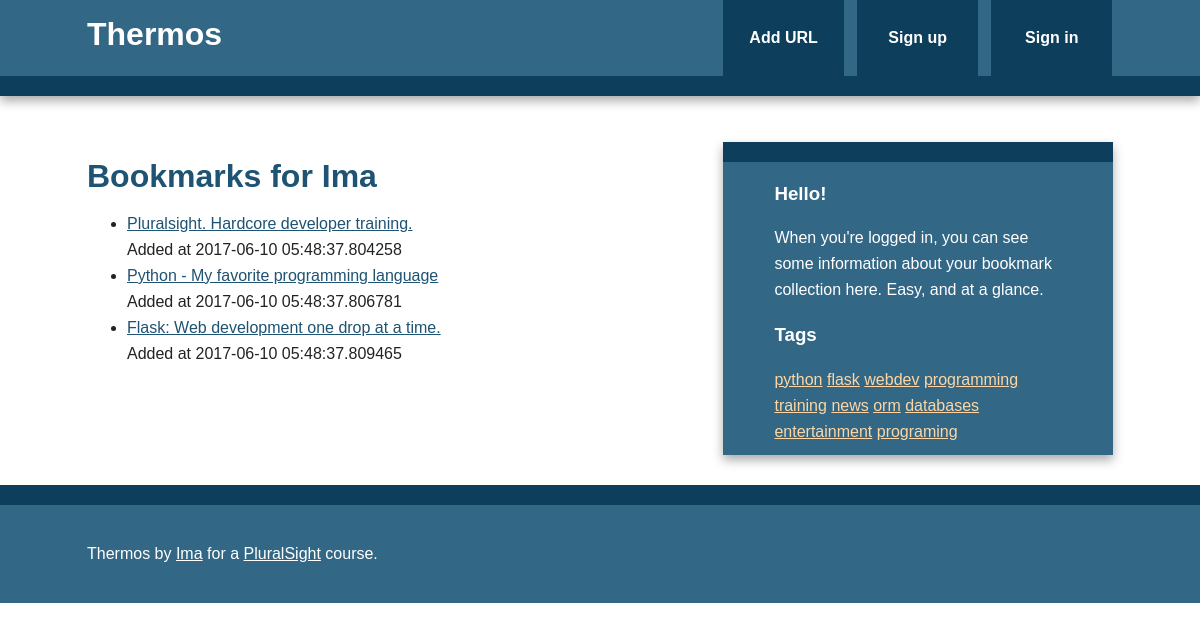
The page /bookmarks/user/Ima on the database its author committed.
### thermos/models.py (models this page shows, shortened)
class User(db.Model, UserMixin):
    id = db.Column(db.Integer, primary_key=True)
    username = db.Column(db.String(80), unique=True)
    email = db.Column(db.String(120), unique=True)
    bookmarks = db.relationship('Bookmark', backref='user', lazy='dynamic')
    password_hash = db.Column(db.String)
    @property
    def password(self):
        raise AttributeError('password: write-only field')

class Bookmark(db.Model):
    id = db.Column(db.Integer, primary_key=True)
    url = db.Column(db.Text, nullable=False)
    date = db.Column(db.DateTime, default=datetime.utcnow)
    description = db.Column(db.String(300))
    user_id = db.Column(db.Integer, db.ForeignKey('user.id'), nullable=False)
    _tags = db.relationship("Tag", secondary=tags, lazy='joined',
                            backref=db.backref("bookmarks", lazy="dynamic"))
    @property
    def tags(self):
        return ",".join([t.name for t in self._tags])
    @tags.setter
    def tags(self, string):
        if string:
            self._tags = [Tag.get_or_create(name) for name in string.split(',')]
        else:
            self._tags = []

class Tag(db.Model):
    id = db.Column(db.Integer, primary_key=True)
    name = db.Column(db.String(25), nullable=False, unique=True, index=True)
    @staticmethod
    def all():
        return Tag.query.all()
    def __repr__(self):
        return self.name

### thermos/bookmarks/views.py (the view)
@bookmarks.route('/user/<username>')
def user(username):
    user = User.query.filter_by(username=username).first_or_404()
    return render_template('user.html', user=user)

### thermos/main/views.py (called while the page is built)
@main.app_context_processor
def inject_tags():
    return dict(all_tags=Tag.all)

### thermos/templates/user.html (shortened to what this page needs)
{% extends "base.html" %}
{% block content %}
    <article>
        <header>
            <h1>Bookmarks for {{user.username}}</h1>
            <ul>
                {% for bm in user.bookmarks %}
                    <li>
                        <a href="{{bm.url}}">{{bm.description}}</a><br>
                        <span class="timestamp">Added at {{bm.date}}</span>
                    </li>
                {% else %}
                    <li>This user has not added any bookmarks yet.</li>
                {% endfor %}
            </ul>
        </header>
    </article>
{% endblock %}

### thermos/templates/base.html (shortened to what this page needs)
<!doctype html>
<html class="no-js" lang="">
    <head>
        {% block styles %}
          <link rel="stylesheet" href="{{ url_for('static', filename='css/normalize.min.css') }}">
          <link rel="stylesheet" href="{{ url_for('static', filename='css/main.css') }}">
        {% endblock %}
    </head>
    <body>
        <div class="header-container">
            <header class="wrapper clearfix">
                <a href="{{ url_for('main.index') }}"><h1 class="title">Thermos</h1></a>
                <nav>
                    <ul>
                        <li><a href="{{url_for('bookmarks.add')}}">Add URL</a></li>
                        {% if current_user.is_authenticated %}
                          <li>
                            <a href="{{ url_for('bookmarks.user', username=current_user.username)}}">Bookmarks</a>
                          </li>
                          <li>
                            <a href="{{ url_for('auth.logout') }}">Sign out</a>
                          </li>
                        {% else %}
                          <li>
                            <a href="{{ url_for('auth.signup')}}">Sign up</a>
                          </li>
                          <li>
                            <a href="{{ url_for('auth.login') }}">Sign in</a>
                          </li>
                        {% endif %}
                    </ul>
                </nav>
            </header>
        </div>
        <div class="main-container">
            <div class="main wrapper clearfix">
              {% block content %}
              {% endblock %}
              {% block sidebar %}
              <aside>
                  {% if current_user.is_authenticated %}
                    <h3>Hello, {{ current_user.username }}!</h3>
                    <ul>
                      <li>You have {{ current_user.bookmarks.count()}} bookmarks so far!</li>
                    </ul>
                  {% else %}
                      <h3>Hello!</h3>
                      <p>
                        When you're logged in, you can see some information about your bookmark collection here.  Easy, and at a glance.
                      </p>
                  {% endif %}
                  <h3>Tags</h3>
                  {% for t in all_tags() %}
                    <a href="{{ url_for('bookmarks.tag', name=t) }}">{{t}}</a>
                  {% endfor %}
              </aside>
              {% endblock %}
            </div>
        </div>
        <div class="footer-container">
            <footer class="wrapper">
                <p>Thermos by <a href="http://blinkwink.org">Ima</a> for a <a href="http://pluralsight.com">PluralSight</a> course.</p>
            </footer>
        </div>
    </body>
</html>

### thermos/static/css/main.css (style rules this page uses)
html, button, input, select, textarea { color: #222; }
html { font-size: 1em; line-height: 1.4; }
body { font: 16px/26px Helvetica, Helvetica Neue, Arial; }
.wrapper { width: 90%; margin: 0 5%; }
.header-container { border-bottom: 20px solid #0D3E5B; }
.footer-container, .main aside { border-top: 20px solid #0D3E5B; }
.header-container, .footer-container, .main aside { background: #326786; }
.title { color: white; }
nav ul { margin: 0; padding: 0; list-style-type: none; }
nav a { display: block; margin-bottom: 10px; padding: 15px 0; text-align: center; text-decoration: none; font-weight: bold; color: white; background: #0D3E5B; }
.main { padding: 30px 0; }
.main article h1 { font-size: 2em; }
.main aside { color: white; padding: 0px 5% 10px; }
.footer-container footer { color: white; padding: 20px 0; }
a, a:visited { color: #1E5373; }
h1, h2, h3, h4, h5, h6 { color: #1E5373; }
aside a { color: #FFD6A3; }
.main aside h3, footer h3, footer a, footer a:visited { color: white; }
@media only screen and (min-width: 480px) { nav a { float: left; width: 27%; margin: 0 1.7%; padding: 25px 2%; margin-bottom: 0; } }
@media only screen and (min-width: 480px) { nav li:first-child a { margin-left: 0; } }
@media only screen and (min-width: 480px) { nav li:last-child a { margin-right: 0; } }
@media only screen and (min-width: 480px) { nav ul li { display: inline; } }
@media only screen and (min-width: 768px) { .header-container, .main aside { -webkit-box-shadow: 0 5px 10px #aaa; -moz-box-shadow: 0 5px 10px #aaa; box-shadow: 0 5px 10px #aaa; } }
@media only screen and (min-width: 768px) { .title { float: left; } }
@media only screen and (min-width: 768px) { nav { float: right; width: 38%; } }
@media only screen and (min-width: 768px) { .main article { float: left; width: 57%; } }
@media only screen and (min-width: 768px) { .main aside { float: right; width: 28%; } }
@media only screen and (min-width: 1140px) { .wrapper { width: 1026px; margin: 0 auto; } }
.clearfix:before, .clearfix:after { content: " "; display: table; }
.clearfix:after { clear: both; }
.clearfix { *zoom: 1; }

### rows shown on the page
User: username "Ima"
Bookmark: description "Pluralsight. Hardcore developer training.", date "2017-06-10 05:48:37.804258"
Bookmark: description "Python - My favorite programming language", date "2017-06-10 05:48:37.806781"
Bookmark: description "Flask: Web development one drop at a time.", date "2017-06-10 05:48:37.809465"
Tag: name "python"
Tag: name "flask"
Tag: name "webdev"
Tag: name "programming"
Tag: name "training"
Tag: name "news"
Tag: name "orm"
Tag: name "databases"
Tag: name "entertainment"
Tag: name "programing"
